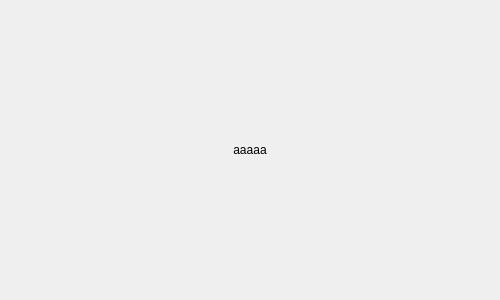
<?xml version="1.0" encoding="UTF-8"?>
<ui version="4.0">
 <class>Form</class>
 <widget class="QWidget" name="Form">
  <property name="geometry">
   <rect>
    <x>0</x>
    <y>0</y>
    <width>500</width>
    <height>300</height>
   </rect>
  </property>
  <property name="windowTitle">
   <string>Form</string>
  </property>
  <widget class="QLabel" name="label">
   <property name="geometry">
    <rect>
     <x>0</x>
     <y>0</y>
     <width>500</width>
     <height>300</height>
    </rect>
   </property>
   <property name="text">
    <string>aaaaa</string>
   </property>
   <property name="alignment">
    <set>Qt::AlignCenter</set>
   </property>
  </widget>
 </widget>
 <resources/>
 <connections/>
</ui>
